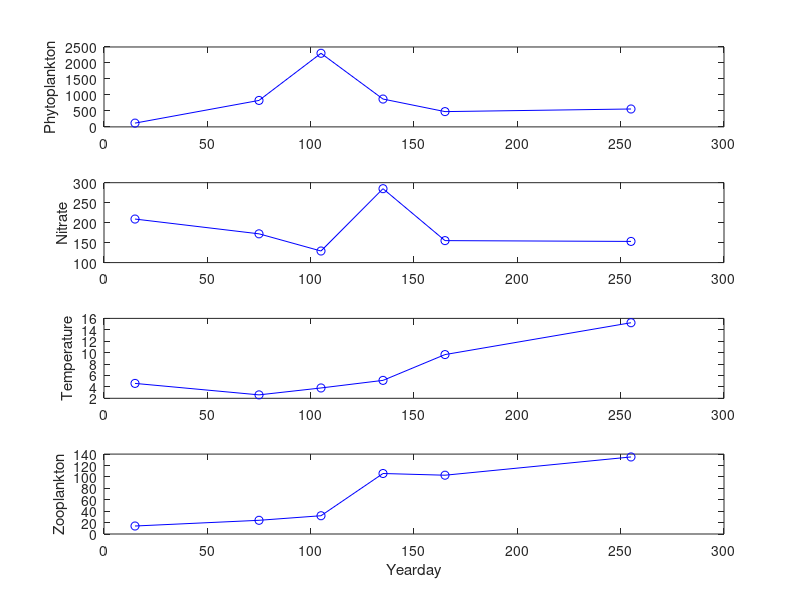

Recreate this plot in MATLAB.
% Make a plot of Riley's data
% Sophie Clayton, 2014
% sclayton@uw.edu

clear all

load Riley_data
figure(1);
subplot(4,1,1)
plot(YD, Ph,'-ob');ylabel('Phytoplankton');
subplot(4,1,2)
plot(YD, N,'-ob');ylabel('Nitrate');
subplot(4,1,3)
plot(YD, Tobs,'-ob');ylabel('Temperature');
subplot(4,1,4)
plot(YD, Zobs,'-ob');ylabel('Zooplankton');xlabel('Yearday')


